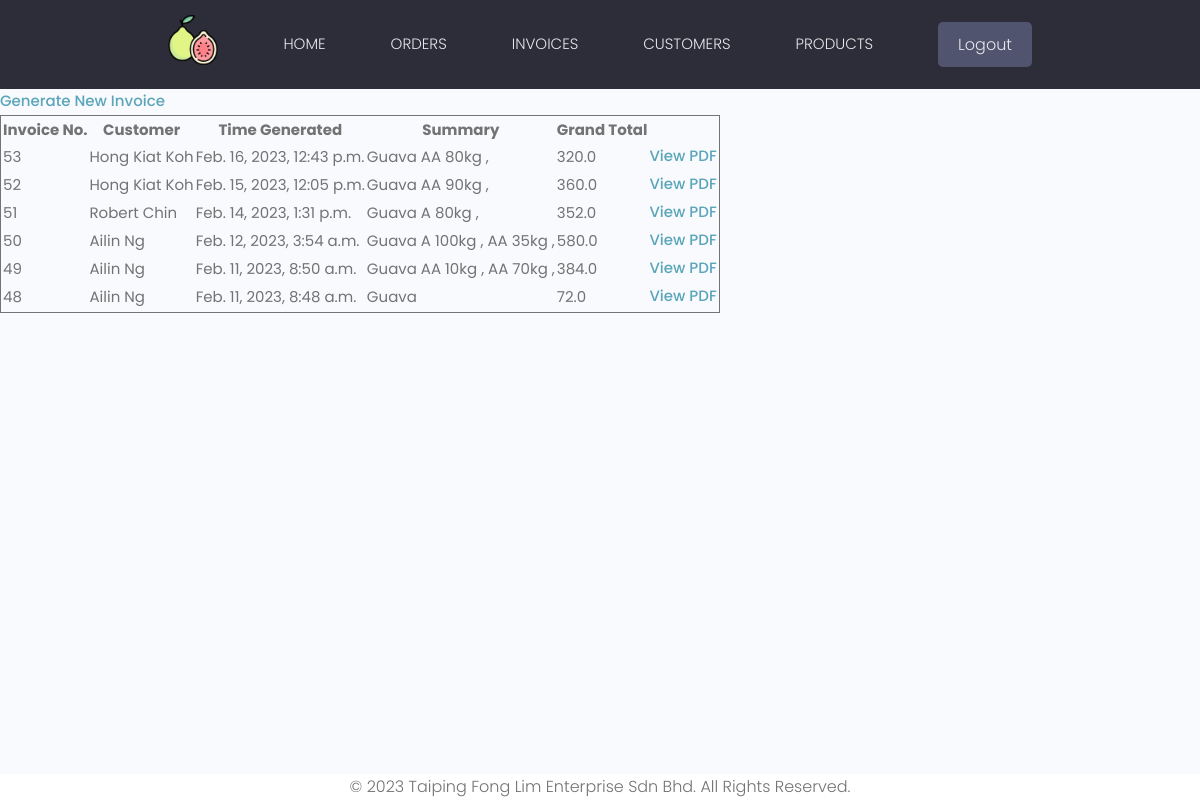
Page /invoices/ (signed in) on the committed database.
### products/models.py (models this page shows)
class Invoice(models.Model):
    customer = models.ForeignKey(Customer, on_delete=models.PROTECT, null=True)
    user = models.ForeignKey(User, on_delete=models.PROTECT, null=True)
    timeGenerated = models.DateTimeField(auto_now_add=True)
    grandTotal = models.FloatField(null=True)
    summary = models.CharField(max_length=500, null=True)
    class Meta:
        ordering = ['-id']

class Customer(models.Model):
    firstname = models.CharField(max_length=50, null=True)
    lastname = models.CharField(max_length=50, null=True)
    companyName = models.CharField(max_length=100, null=True, default='N/A')
    companyPhone = models.IntegerField(null=True, default='N/A')
    companyAddress = models.CharField(max_length=200, null=True, default='N/A')
    phone = models.IntegerField(null=True)
    email = models.CharField(max_length=50, null=True)
    tier = models.ForeignKey(Tier, on_delete=models.PROTECT)
    def __str__(self):
        return self.firstname + ' ' + self.lastname

### products/views.py (the view)
# urls.py: path("invoices/", views.invoices, name="invoices"),
def invoices(request):
    invoices = Invoice.objects.all()
    orders = Order.objects.all()
    context = {'orders': orders, 'invoices': invoices}
    return render(request, 'invoices.html', context)

### templates/invoices.html
{% extends 'main.html' %}
{% block content %}
<a href={% url 'generateInvoices' %}>Generate New Invoice</a>
<table class="table table-striped table-hover table-bordered">
  <thead>
    <tr>
      <th>Invoice No.</th>
      <th>Customer</th>
      <th>Time Generated</th>
        <th>Summary</th>
        <th>Grand Total</th>
    </tr>
  </thead>
  <tbody>
    {% for invoice in invoices %}
                <tr>
                    <td>{{ invoice.id }}</td>
                    <td>{{ invoice.customer }}</td>
                    <td>{{ invoice.timeGenerated }}</td>
                    <td>{{ invoice.summary }}</td>
                    <td>{{ invoice.grandTotal }}</td>
                    <td><a href="{% url 'pdf_view' invoice.pk %}">View PDF</a></td>
                </tr>
            {% endfor %}
  </tbody>
</table>
{% endblock %}

### static/styles/app.css (style rules this page uses)
:root { --color-sub: #2d2d39; }
.table { border: 1px solid; }

### static/uikit/styles/modules/_variables.css (style rules this page uses)
:root { --color-main: #5aa5b9; --color-main-light: #e6faff; --color-sub: #3f4156; --color-sub-light: #51546e; --color-sub-lighter: #ededfd; --color-text: #737373; --color-gray: #8b8b8b; --color-light: #e5e7eb; --color-light-gray: #767676; --color-bg: #f8fafd; --color-white: #fffefd; --color-white-light: #f3f3f3; --color-success: #359e64; --color-success-bg: #def8e8; --color-error: #fc4b0b; --color-error-bg: #fff2ee; --font-base: 'Poppins', arial, helvetica, 'Segoe UI', roboto, ubuntu, sans-serif; --font-monospace: 'Fira Code', 'Courier New', courier, monospace; --font-regular: 300; --font-medium: 500; --font-bold: 700; --generic-shadow: 1px 1px 5px #00000010; --generic-transition: all 0.3s ease-in-out; }

### static/uikit/styles/modules/_base.css (style rules this page uses)
* { margin: 0; padding: 0; box-sizing: border-box; text-rendering: optimizeLegibility; color: inherit; font-size: inherit; }
html { font-size: 50%; }
@media only screen and (min-width: 480px) { html { font-size: 56.25%; } }
@media only screen and (min-width: 1200px) { html { font-size: 62.5%; } }
body { line-height: 1.6; font-weight: 400; font-size: 1.5rem; color: var(--color-text); background-color: var(--color-bg); min-height: 100vh; }

### static/uikit/styles/modules/_typography.css (style rules this page uses)
* { font-family: var(--font-base); }
a { padding-bottom: 2px; text-decoration: none; display: inline-block; color: var(--color-main); font-weight: var(--font-medium); }

### rows in the picture
Invoice: id "53", customer "Hong Kiat Koh", timeGenerated "Feb. 16, 2023, 12:43 p.m.", summary "Guava AA 80kg ,", grandTotal "320.0"
Invoice: id "52", customer "Hong Kiat Koh", timeGenerated "Feb. 15, 2023, 12:05 p.m.", summary "Guava AA 90kg ,", grandTotal "360.0"
Invoice: id "51", customer "Robert Chin", timeGenerated "Feb. 14, 2023, 1:31 p.m.", summary "Guava A 80kg ,", grandTotal "352.0"
Invoice: id "50", customer "Ailin Ng", timeGenerated "Feb. 12, 2023, 3:54 a.m.", summary "Guava A 100kg , AA 35kg ,", grandTotal "580.0"
Invoice: id "49", customer "Ailin Ng", timeGenerated "Feb. 11, 2023, 8:50 a.m.", summary "Guava AA 10kg , AA 70kg ,", grandTotal "384.0"
Invoice: id "48", customer "Ailin Ng", timeGenerated "Feb. 11, 2023, 8:48 a.m.", summary "Guava", grandTotal "72.0"
